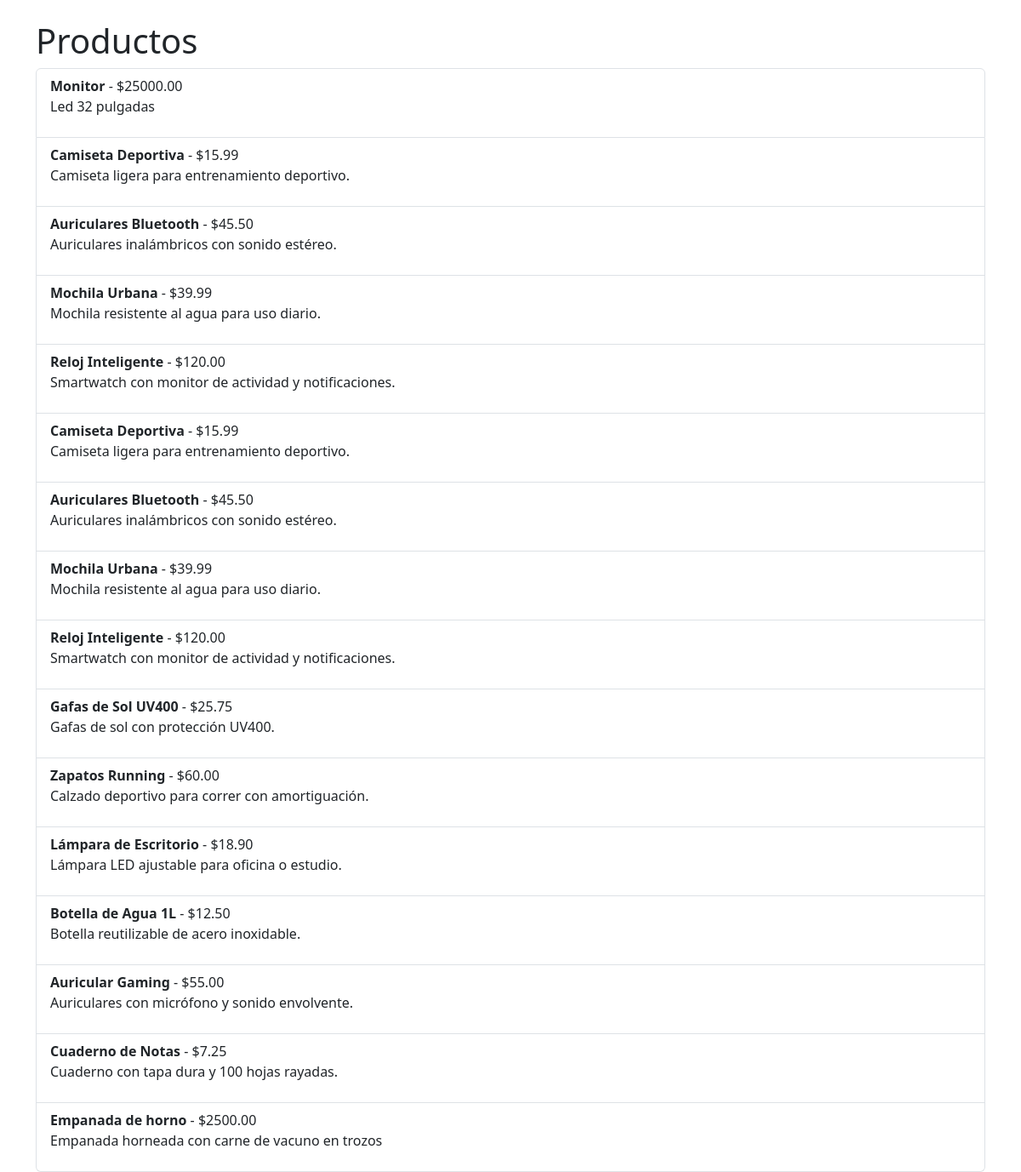
The app's page /productos/, older data.
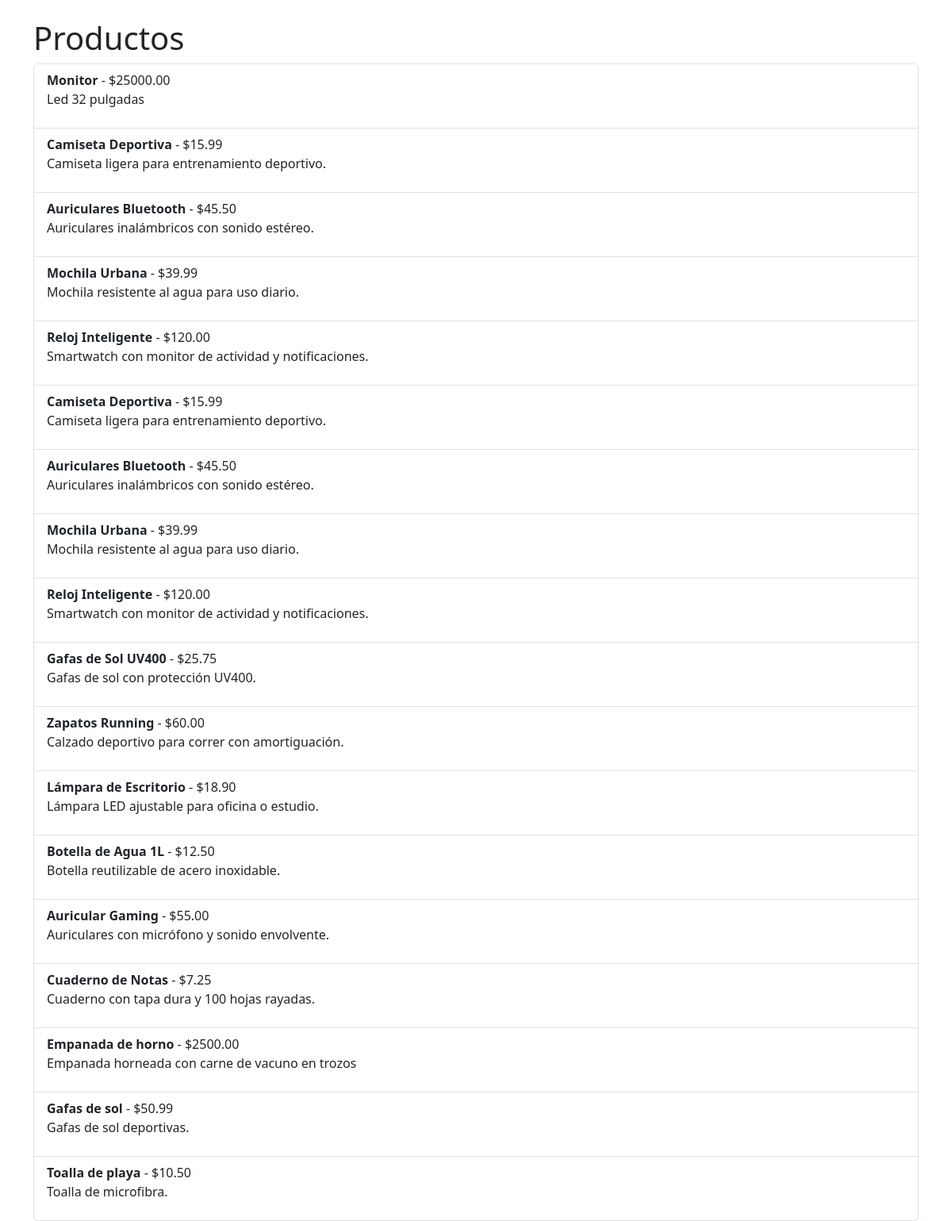
The same page, newer data.
### mi_app/models.py (models this page shows, shortened)
class Producto(models.Model):
    nombre = models.CharField(max_length=100)
    precio = models.DecimalField(max_digits=10, decimal_places=2)
    descripcion = models.TextField()

### mi_app/views.py (the view)
# urls.py: path('productos/', views.lista_productos, name='productos'),
def lista_productos(request):
    productos = Producto.objects.all()
    return render(request, 'productos.html', {'productos': productos})

### templates/productos.html (shortened to what this page needs)
{% load static %}
<!DOCTYPE html>
<html lang="es">
<head>
    <link rel="stylesheet" href="{% static 'css/bootstrap.min.css' %}">
</head>
<body>
    <div class="container mt-4">
        <h1>Productos</h1>
        <ul class="list-group">
            {% for producto in productos %}
                <li class="list-group-item">
                    <strong>{{ producto.nombre }}</strong> - ${{ producto.precio }}
                    <p>{{ producto.descripcion }}</p>
                </li>
            {% endfor %}
        </ul>
    </div>
</body>
</html>

Row changes from the older to the newer data that the page shows:
added Producto: nombre "Gafas de sol", precio "50.99", descripcion "Gafas de sol deportivas."
added Producto: nombre "Toalla de playa", precio "10.50", descripcion "Toalla de microfibra."
